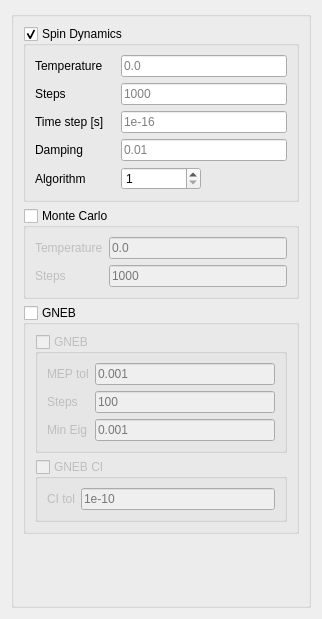
                     <widget class="QWidget" name="MeasurePhase">
                        <property name="geometry">
                           <rect>
                              <x>0</x>
                              <y>0</y>
                              <width>322</width>
                              <height>619</height>
                           </rect>
                        </property>
                        <attribute name="label">
                           <string>Measurement Phase</string>
                        </attribute>
                        <layout class="QGridLayout" name="gridLayout_33">
                           <item row="0" column="0">
                              <widget class="QGroupBox" name="InpMeasureMainBox">
                                 <property name="title">
                                    <string/>
                                 </property>
                                 <layout class="QGridLayout" name="gridLayout_35">
                                    <item row="0" column="0">
                                       <widget class="QGroupBox" name="InpLLGMeasureBox">
                                          <property name="toolTip">
                                             <string>Spin dynamics measurement mode</string>
                                          </property>
                                          <property name="statusTip">
                                             <string>Spin dynamics measurement mode</string>
                                          </property>
                                          <property name="whatsThis">
                                             <string>Spin dynamics measurement mode</string>
                                          </property>
                                          <property name="title">
                                             <string>Spin Dynamics</string>
                                          </property>
                                          <property name="checkable">
                                             <bool>true</bool>
                                          </property>
                                          <layout class="QGridLayout" name="gridLayout_15">
                                             <item row="5" column="0">
                                                <widget class="QLabel" name="InpASDLLGAlghLabel">
                                                   <property name="toolTip">
                                                      <string>Algorithm to solve the LLG. (1: Midpoint, 2: Heun-1; 3: Heun-2, 4: Heun Predictor corrector, 5: Depondt)</string>
                                                   </property>
                                                   <property name="statusTip">
                                                      <string>Algorithm to solve the LLG. (1: Midpoint, 2: Heun-1; 3: Heun-2, 4: Heun Predictor corrector, 5: Depondt)</string>
                                                   </property>
                                                   <property name="whatsThis">
                                                      <string>Algorithm to solve the LLG. (1: Midpoint, 2: Heun-1; 3: Heun-2, 4: Heun Predictor corrector, 5: Depondt)</string>
                                                   </property>
                                                   <property name="text">
                                                      <string>Algorithm</string>
                                                   </property>
                                                </widget>
                                             </item>
                                             <item row="1" column="1" colspan="2">
                                                <widget class="QLineEdit" name="InpASDLLGSteps">
                                                   <property name="toolTip">
                                                      <string>Number of steps of the simulation</string>
                                                   </property>
                                                   <property name="statusTip">
                                                      <string>Number of steps of the simulation</string>
                                                   </property>
                                                   <property name="whatsThis">
                                                      <string>Number of steps of the simulation</string>
                                                   </property>
                                                   <property name="placeholderText">
                                                      <string>1000</string>
                                                   </property>
                                                </widget>
                                             </item>
                                             <item row="0" column="0">
                                                <widget class="QLabel" name="InpASDLLGTempLabel">
                                                   <property name="toolTip">
                                                      <string>Temperature of the SD calculation</string>
                                                   </property>
                                                   <property name="statusTip">
                                                      <string>Temperature of the SD calculation</string>
                                                   </property>
                                                   <property name="whatsThis">
                                                      <string>Temperature of the SD calculation</string>
                                                   </property>
                                                   <property name="text">
                                                      <string>Temperature</string>
                                                   </property>
                                                </widget>
                                             </item>
                                             <item row="3" column="1" rowspan="2" colspan="2">
                                                <widget class="QLineEdit" name="InpASDLLGDamp">
                                                   <property name="toolTip">
                                                      <string>Magnitude of the scalar Gilbert damping</string>
                                                   </property>
                                                   <property name="statusTip">
                                                      <string>Magnitude of the scalar Gilbert damping</string>
                                                   </property>
                                                   <property name="whatsThis">
                                                      <string>Magnitude of the scalar Gilbert damping</string>
                                                   </property>
                                                   <property name="placeholderText">
                                                      <string>0.01</string>
                                                   </property>
                                                </widget>
                                             </item>
                                             <item row="5" column="1">
                                                <widget class="QSpinBox" name="InpASDLLGAlgh">
                                                   <property name="toolTip">
                                                      <string>Algorithm to solve the LLG. (1: Midpoint, 2: Heun-1; 3: Heun-2, 4: Heun Predictor corrector, 5: Depondt)</string>
                                                   </property>
                                                   <property name="statusTip">
                                                      <string>Algorithm to solve the LLG. (1: Midpoint, 2: Heun-1; 3: Heun-2, 4: Heun Predictor corrector, 5: Depondt)</string>
                                                   </property>
                                                   <property name="whatsThis">
                                                      <string>Algorithm to solve the LLG. (1: Midpoint, 2: Heun-1; 3: Heun-2, 4: Heun Predictor corrector, 5: Depondt)</string>
                                                   </property>
                                                   <property name="minimum">
                                                      <number>1</number>
                                                   </property>
                                                   <property name="maximum">
                                                      <number>5</number>
                                                   </property>
                                                </widget>
                                             </item>
                                             <item row="3" column="0" rowspan="2">
                                                <widget class="QLabel" name="InpASDLLGDampLabel">
                                                   <property name="toolTip">
                                                      <string>Magnitude of the scalar Gilbert damping</string>
                                                   </property>
                                                   <property name="statusTip">
                                                      <string>Magnitude of the scalar Gilbert damping</string>
                                                   </property>
                                                   <property name="whatsThis">
                                                      <string>Magnitude of the scalar Gilbert damping</string>
                                                   </property>
                                                   <property name="text">
                                                      <string>Damping</string>
                                                   </property>
                                                </widget>
                                             </item>
                                             <item row="1" column="0">
                                                <widget class="QLabel" name="InpASDLLGStepsLabel">
                                                   <property name="toolTip">
                                                      <string>Number of steps of the simulation</string>
                                                   </property>
                                                   <property name="statusTip">
                                                      <string>Number of steps of the simulation</string>
                                                   </property>
                                                   <property name="whatsThis">
                                                      <string>Number of steps of the simulation</string>
                                                   </property>
                                                   <property name="text">
                                                      <string>Steps</string>
                                                   </property>
                                                </widget>
                                             </item>
                                             <item row="0" column="1" colspan="2">
                                                <widget class="QLineEdit" name="InpASDLLGTemp">
                                                   <property name="toolTip">
                                                      <string>Temperature of the SD calculation</string>
                                                   </property>
                                                   <property name="statusTip">
                                                      <string>Temperature of the SD calculation</string>
                                                   </property>
                                                   <property name="whatsThis">
                                                      <string>Temperature of the SD calculation</string>
                                                   </property>
                                                   <property name="placeholderText">
                                                      <string>0.0</string>
                                                   </property>
                                                </widget>
                                             </item>
                                             <item row="2" column="0">
                                                <widget class="QLabel" name="InpASDLLGDTLabel">
                                                   <property name="toolTip">
                                                      <string>Integration time step. WARNING: do not see to high or the solver might be unstable</string>
                                                   </property>
                                                   <property name="statusTip">
                                                      <string>Integration time step. WARNING: do not see to high or the solver might be unstable</string>
                                                   </property>
                                                   <property name="whatsThis">
                                                      <string>Integration time step. WARNING: do not see to high or the solver might be unstable</string>
                                                   </property>
                                                   <property name="text">
                                                      <string>Time step [s]</string>
                                                   </property>
                                                </widget>
                                             </item>
                                             <item row="2" column="1" colspan="2">
                                                <widget class="QLineEdit" name="InpASDLLGDT">
                                                   <property name="toolTip">
                                                      <string>Integration time step. WARNING: do not see to high or the solver might be unstable</string>
                                                   </property>
                                                   <property name="statusTip">
                                                      <string>Integration time step. WARNING: do not see to high or the solver might be unstable</string>
                                                   </property>
                                                   <property name="whatsThis">
                                                      <string>Integration time step. WARNING: do not see to high or the solver might be unstable</string>
                                                   </property>
                                                   <property name="placeholderText">
                                                      <string>1e-16</string>
                                                   </property>
                                                </widget>
                                             </item>
                                          </layout>
                                       </widget>
                                    </item>
                                    <item row="1" column="0">
                                       <widget class="QGroupBox" name="InpMeasureMCBox">
                                          <property name="toolTip">
                                             <string>Monte Carlo measurement mode</string>
                                          </property>
                                          <property name="statusTip">
                                             <string>Monte Carlo measurement mode</string>
                                          </property>
                                          <property name="whatsThis">
                                             <string>Monte Carlo measurement mode</string>
                                          </property>
                                          <property name="title">
                                             <string>Monte Carlo</string>
                                          </property>
                                          <property name="checkable">
                                             <bool>true</bool>
                                          </property>
                                          <property name="checked">
                                             <bool>false</bool>
                                          </property>
                                          <layout class="QGridLayout" name="gridLayout_14">
                                             <item row="0" column="0">
                                                <widget class="QLabel" name="InpMCTempLabel">
                                                   <property name="toolTip">
                                                      <string>Temperature of the MC calculation</string>
                                                   </property>
                                                   <property name="statusTip">
                                                      <string>Temperature of the MC calculation</string>
                                                   </property>
                                                   <property name="whatsThis">
                                                      <string>Temperature of the MC calculation</string>
                                                   </property>
                                                   <property name="text">
                                                      <string>Temperature</string>
                                                   </property>
                                                </widget>
                                             </item>
                                             <item row="0" column="1">
                                                <widget class="QLineEdit" name="InpMCTemp">
                                                   <property name="toolTip">
                                                      <string>Temperature of the MC calculation</string>
                                                   </property>
                                                   <property name="statusTip">
                                                      <string>Temperature of the MC calculation</string>
                                                   </property>
                                                   <property name="whatsThis">
                                                      <string>Temperature of the MC calculation</string>
                                                   </property>
                                                   <property name="placeholderText">
                                                      <string>0.0</string>
                                                   </property>
                                                </widget>
                                             </item>
                                             <item row="1" column="0">
                                                <widget class="QLabel" name="InpMCStepsLabel">
                                                   <property name="toolTip">
                                                      <string>Number of steps of the simulation</string>
                                                   </property>
                                                   <property name="statusTip">
                                                      <string>Number of steps of the simulation</string>
                                                   </property>
                                                   <property name="whatsThis">
                                                      <string>Number of steps of the simulation</string>
                                                   </property>
                                                   <property name="text">
                                                      <string>Steps</string>
                                                   </property>
                                                </widget>
                                             </item>
                                             <item row="1" column="1">
                                                <widget class="QLineEdit" name="InpMCSteps">
                                                   <property name="toolTip">
                                                      <string>Number of steps of the simulation</string>
                                                   </property>
                                                   <property name="statusTip">
                                                      <string>Number of steps of the simulation</string>
                                                   </property>
                                                   <property name="whatsThis">
                                                      <string>Number of steps of the simulation</string>
                                                   </property>
                                                   <property name="placeholderText">
                                                      <string>1000</string>
                                                   </property>
                                                </widget>
                                             </item>
                                          </layout>
                                       </widget>
                                    </item>
                                    <item row="2" column="0">
                                       <widget class="QGroupBox" name="InpMeasureGnebBox">
                                          <property name="toolTip">
                                             <string>Velocity projector optimization measurement mode</string>
                                          </property>
                                          <property name="statusTip">
                                             <string>Velocity projector optimization measurement mode</string>
                                          </property>
                                          <property name="whatsThis">
                                             <string>Velocity projector optimization measurement mode</string>
                                          </property>
                                          <property name="title">
                                             <string>GNEB</string>
                                          </property>
                                          <property name="checkable">
                                             <bool>true</bool>
                                          </property>
                                          <property name="checked">
                                             <bool>false</bool>
                                          </property>
                                          <layout class="QGridLayout" name="gridLayout_34">
                                             <item row="1" column="0" colspan="2">
                                                <widget class="QGroupBox" name="InpGNEBMeasureBox">
                                                   <property name="enabled">
                                                      <bool>false</bool>
                                                   </property>
                                                   <property name="toolTip">
                                                      <string>Perform GNEB calculation</string>
                                                   </property>
                                                   <property name="statusTip">
                                                      <string>Perform GNEB calculation</string>
                                                   </property>
                                                   <property name="whatsThis">
                                                      <string>Perform GNEB calculation</string>
                                                   </property>
                                                   <property name="title">
                                                      <string>GNEB</string>
                                                   </property>
                                                   <property name="checkable">
                                                      <bool>true</bool>
                                                   </property>
                                                   <property name="checked">
                                                      <bool>false</bool>
                                                   </property>
                                                   <layout class="QGridLayout" name="gridLayout_2">
                                                      <item row="0" column="0">
                                                         <widget class="QLabel" name="InpGNEBMEPTolLabel">
                                                            <property name="text">
                                                               <string>MEP tol</string>
                                                            </property>
                                                         </widget>
                                                      </item>
                                                      <item row="0" column="1">
                                                         <widget class="QLineEdit" name="InpGNEBMEPTol">
                                                            <property name="placeholderText">
                                                               <string>0.001</string>
                                                            </property>
                                                         </widget>
                                                      </item>
                                                      <item row="1" column="0">
                                                         <widget class="QLabel" name="InpGNEBMEPStepsLabel">
                                                            <property name="text">
                                                               <string>Steps</string>
                                                            </property>
                                                         </widget>
                                                      </item>
                                                      <item row="1" column="1">
                                                         <widget class="QLineEdit" name="InpGNEBMEPSteps">
                                                            <property name="placeholderText">
                                                               <string>100</string>
                                                            </property>
                                                         </widget>
                                                      </item>
                                                      <item row="2" column="0">
                                                         <widget class="QLabel" name="InpMinEigLabel">
                                                            <property name="text">
                                                               <string>Min Eig</string>
                                                            </property>
                                                         </widget>
                                                      </item>
                                                      <item row="2" column="1">
                                                         <widget class="QLineEdit" name="InpMinEig">
                                                            <property name="toolTip">
                                                               <string>Minimal nonzero eigenvalue</string>
                                                            </property>
                                                            <property name="statusTip">
                                                               <string>Minimal nonzero eigenvalue</string>
                                                            </property>
                                                            <property name="whatsThis">
                                                               <string>Minimal nonzero eigenvalue</string>
                                                            </property>
                                                            <property name="placeholderText">
                                                               <string>0.001</string>
                                                            </property>
                                                         </widget>
                                                      </item>
                                                   </layout>
                                                </widget>
                                             </item>
                                             <item row="2" column="0" colspan="2">
                                                <widget class="QGroupBox" name="InpMeasureGNEBCI">
                                                   <property name="enabled">
                                                      <bool>false</bool>
                                                   </property>
                                                   <property name="title">
                                                      <string>GNEB CI</string>
                                                   </property>
                                                   <property name="checkable">
                                                      <bool>true</bool>
                                                   </property>
                                                   <property name="checked">
                                                      <bool>false</bool>
                                                   </property>
                                                   <layout class="QGridLayout" name="gridLayout_16">
                                                      <item row="0" column="0">
                                                         <widget class="QLabel" name="InpGNEBCITolLabel">
                                                            <property name="text">
                                                               <string>CI tol</string>
                                                            </property>
                                                         </widget>
                                                      </item>
                                                      <item row="0" column="1">
                                                         <widget class="QLineEdit" name="InpGNEBCITol">
                                                            <property name="placeholderText">
                                                               <string>1e-10</string>
                                                            </property>
                                                         </widget>
                                                      </item>
                                                   </layout>
                                                </widget>
                                             </item>
                                          </layout>
                                       </widget>
                                    </item>
                                    <item row="3" column="0">
                                       <spacer name="verticalSpacer_9">
                                          <property name="orientation">
                                             <enum>Qt::Vertical</enum>
                                          </property>
                                          <property name="sizeHint" stdset="0">
                                             <size>
                                                <width>20</width>
                                                <height>40</height>
                                             </size>
                                          </property>
                                       </spacer>
                                    </item>
                                 </layout>
                              </widget>
                           </item>
                        </layout>
                     </widget>
